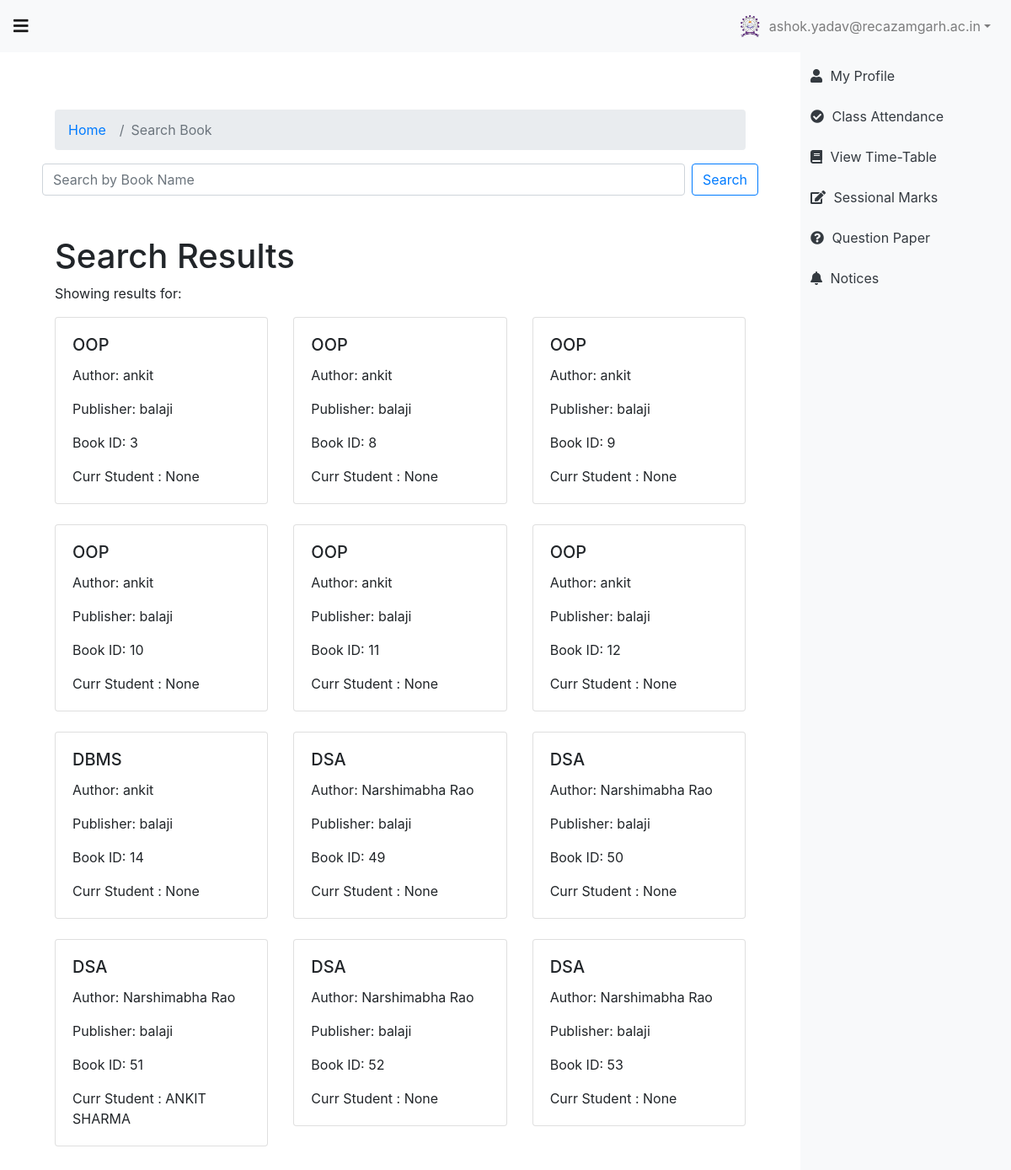
Screenshot of /student/searchBook/ (signed in) with the database file from the repository.
### library/models.py (models this page shows, shortened)
class Book(models.Model):
    bookId = models.IntegerField(primary_key=True)
    title = models.CharField(max_length=100)
    author = models.CharField(max_length=100)
    publisher = models.CharField(max_length=100)
    user = models.ForeignKey(Student, on_delete=models.CASCADE,blank=True, null=True)
    semester = models.ForeignKey(Semester, on_delete=models.CASCADE)
    department = models.ForeignKey(Department, on_delete=models.CASCADE)
    subject = models.ForeignKey(Subject, on_delete=models.CASCADE)
    isseued_date = models.DateField(blank=True, null=True)
    submit_date = models.DateField(blank=True, null=True)

### student/models.py (models this page shows)
class Student(models.Model):
    user = models.OneToOneField(User, on_delete=models.CASCADE)
    name = models.CharField(max_length=255)
    abc_id = models.CharField(max_length=20, blank=True, null=True)
    registration_date = models.DateField(blank=True, null=True)
    STATUS_CHOICES = [
            ('Regular', 'Regular'),
            ('Lateral', 'Lateral'),
            ('Yearback', 'Yearback'),
        ]
    status = models.CharField(max_length=50,choices=STATUS_CHOICES,default='Regular')
    roll_no = models.CharField(max_length=20, blank=True, null=True)
    enrollment_no = models.CharField(max_length=20, blank=True, null=True)
    course = models.CharField(max_length=255,default='B.Tech')
    branch = models.ForeignKey(Department, on_delete=models.CASCADE,default=1)
    semester = models.ForeignKey(Semester, on_delete=models.CASCADE,default=4)
    mobile_no = models.CharField(max_length=15, blank=True, null=True)
    email = models.EmailField(blank=True, null=True)
    father_name = models.CharField(max_length=255, blank=True, null=True)
    mother_name = models.CharField(max_length=255, blank=True, null=True)
    father_mobile_no = models.CharField(max_length=15, blank=True, null=True)
    dob = models.DateField(blank=True, null=True)
    address = models.TextField(blank=True, null=True)
    adhar_no = models.CharField(max_length=20, blank=True, null=True)
    pan_no = models.CharField(max_length=20, blank=True, null=True)
    category = models.CharField(max_length=50, blank=True, null=True)
    religion = models.CharField(max_length=50, blank=True, null=True)
    def __str__(self):
        return self.name

### student/views.py (the view)
# urls.py: path('searchBook/', views.searchBook, name='searchBook'),
@login_required
def searchBook(request):
    query = request.GET.get('q', '')
    books = Book.objects.filter(title__icontains=query)
    return render(request, 'student/searchBook.html', {'books': books, 'query': query})

### templates/student/searchBook.html
{% extends "./base.html" %}
{% block content %}
<div class="container mt-5">
    <nav class="d-flex">
        <div class="col-md-12">
            <ol class="breadcrumb">
                <li class="breadcrumb-item"><a href="{% url 'library:Lindex' %}">Home</a></li>
                <li class="breadcrumb-item active">Search Book</li>
            </ol>
        </div>
    </nav>
    <form class="d-flex" action="{% url 'student:searchBook' %}" method="GET">
        <input class="form-control me-2" type="search" placeholder="Search by Book Name" aria-label="Search" name="q">
        <button class="btn btn-outline-primary" type="submit">Search</button>
    </form>
    <div class="container mt-5">
        <h1>Search Results</h1>
        <p>Showing results for: <strong>{{ query }}</strong></p>
        <div class="row">
            {% for book in books %}
            <div class="col-md-4">
                <div class="card mb-4">
                    <div class="card-body">
                        <h5 class="card-title">{{ book.title }}</h5>
                        <p class="card-text">Author: {{ book.author }}</p>
                        <p class="card-text">Publisher: {{ book.publisher }}</p>
                        <p class="card-text">Book ID: {{ book.bookId }}</p>
                        <p class="card-text">Curr Student : {{ book.user }}</p>
                    </div>
                </div>
            </div>
            {% empty %}
            <div class="col-md-12">
                <p>No books found.</p>
            </div>
            {% endfor %}
        </div>
    </div>
</div>
{% endblock %}

### rows the page displays
Book: title "OOP", author "ankit", publisher "balaji", bookId "3", user "None"
Book: title "OOP", author "ankit", publisher "balaji", bookId "8", user "None"
Book: title "OOP", author "ankit", publisher "balaji", bookId "9", user "None"
Book: title "OOP", author "ankit", publisher "balaji", bookId "10", user "None"
Book: title "OOP", author "ankit", publisher "balaji", bookId "11", user "None"
Book: title "OOP", author "ankit", publisher "balaji", bookId "12", user "None"
Book: title "DBMS", author "ankit", publisher "balaji", bookId "14", user "None"
Book: title "DSA", author "Narshimabha Rao", publisher "balaji", bookId "49", user "None"
Book: title "DSA", author "Narshimabha Rao", publisher "balaji", bookId "50", user "None"
Book: title "DSA", author "Narshimabha Rao", publisher "balaji", bookId "51", user "ANKIT SHARMA"
Book: title "DSA", author "Narshimabha Rao", publisher "balaji", bookId "52", user "None"
Book: title "DSA", author "Narshimabha Rao", publisher "balaji", bookId "53", user "None"

### other values shown
{{ request.session.name }} "ashok.yadav@recazamgarh.ac.in"
